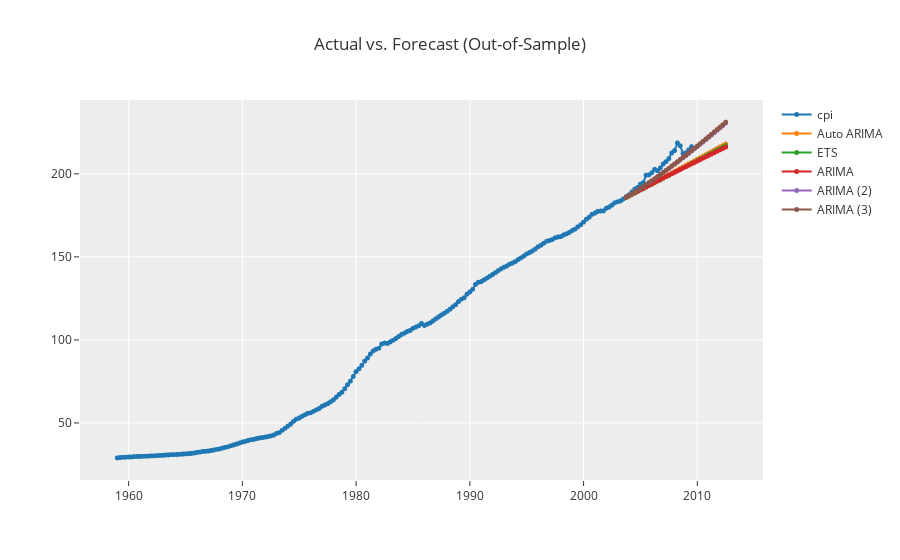

The notebook cell saved with this chart:
### Code cell
# compare forecasts of the models
exp.plot_model(comparison_models, plot='forecast', data_kwargs={"fh": 36})

### Figure 1 — Plotly figure (JSON) as saved in the notebook; plotly's stock layout.template omitted (floating-point values rounded to 4 significant figures; data arrays with more than 128 entries replaced by an {"elided": "..."} marker saying what was removed)
{"data": [{"line": {"color": "rgb(31, 119, 180)", "width": 2}, "marker": {"color": "rgb(31, 119, 180)", "size": 5}, "mode": "lines+markers", "name": "cpi", "type": "scattergl", "x": {"elided": "215 str values"}, "xaxis": "x", "y": {"elided": "215 float values"}, "yaxis": "y"}, {"line": {"color": "rgb(255, 127, 14)", "width": 2}, "marker": {"color": "rgb(255, 127, 14)", "size": 5}, "mode": "lines+markers", "name": "Auto ARIMA", "type": "scattergl", "x": {"elided": "215 str values"}, "xaxis": "x", "y": {"elided": "215 float values"}, "yaxis": "y"}, {"line": {"color": "rgb(44, 160, 44)", "width": 2}, "marker": {"color": "rgb(44, 160, 44)", "size": 5}, "mode": "lines+markers", "name": "ETS", "type": "scattergl", "x": {"elided": "215 str values"}, "xaxis": "x", "y": {"elided": "215 float values"}, "yaxis": "y"}, {"line": {"color": "rgb(214, 39, 40)", "width": 2}, "marker": {"color": "rgb(214, 39, 40)", "size": 5}, "mode": "lines+markers", "name": "ARIMA", "type": "scattergl", "x": {"elided": "215 str values"}, "xaxis": "x", "y": {"elided": "215 float values"}, "yaxis": "y"}, {"line": {"color": "rgb(148, 103, 189)", "width": 2}, "marker": {"color": "rgb(148, 103, 189)", "size": 5}, "mode": "lines+markers", "name": "ARIMA (2)", "type": "scattergl", "x": {"elided": "215 str values"}, "xaxis": "x", "y": {"elided": "215 float values"}, "yaxis": "y"}, {"line": {"color": "rgb(140, 86, 75)", "width": 2}, "marker": {"color": "rgb(140, 86, 75)", "size": 5}, "mode": "lines+markers", "name": "ARIMA (3)", "type": "scattergl", "x": {"elided": "215 str values"}, "xaxis": "x", "y": {"elided": "215 float values"}, "yaxis": "y"}], "layout": {"showlegend": true, "title": {"text": "Actual vs. Forecast (Out-of-Sample)"}, "xaxis": {"anchor": "y", "domain": [0, 1]}, "yaxis": {"anchor": "x", "domain": [0, 1]}}}
